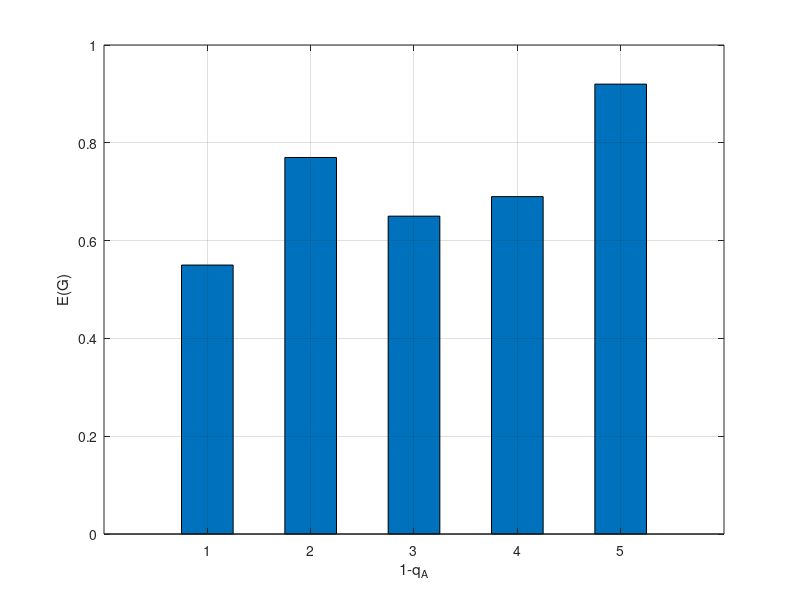

This chart was generated by the following MATLAB code:
%Section 3.3
%Subsection 3.3.3
%Plot a bar chart about the changes of the converters;
clc;
clear;

%x=[0.25,0.50,1.0,2.0,4.0,8.0];
y=[0.55,0.77,0.65,0.69,0.92];
%set(gca,'xticklabel',{'0.25','0.50','1.0','2.0','4.0','8.0'}) 
bar(y,0.5);
xlabel('1-q_A');
ylabel('E(G)')
grid on;